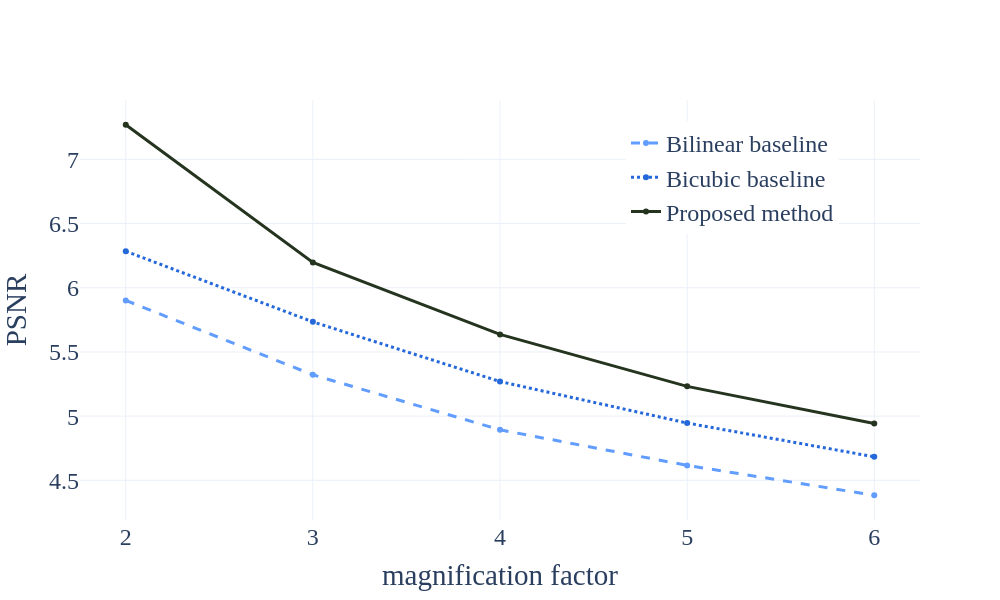

The notebook cell this image was saved under:
### Code cell
visualise_results(bilinear_psnr.detach().cpu().numpy(), 
                  bicubic_psnr.detach().cpu().numpy(), 
                  tuned_proposed_psnr, 
                  n_scenes = 400, 
                  domain_name = "East Antarctica")

### Figure 1 — Plotly figure (JSON) as saved in the notebook; plotly's stock layout.template omitted (floating-point values rounded to 4 significant figures)
{"data": [{"line": {"color": "#619cff", "dash": "dash", "width": 3}, "mode": "lines+markers", "name": "Bilinear baseline", "type": "scatter", "x": [2, 3, 4, 5, 6], "y": [5.901, 5.322, 4.893, 4.617, 4.384]}, {"line": {"color": "#2468da", "dash": "dot", "width": 3}, "mode": "lines+markers", "name": "Bicubic baseline", "type": "scatter", "x": [2, 3, 4, 5, 6], "y": [6.284, 5.734, 5.27, 4.946, 4.684]}, {"line": {"color": "#25341f", "width": 3}, "mode": "lines+markers", "name": "Proposed method", "type": "scatter", "x": [2, 3, 4, 5, 6], "y": [7.27, 6.197, 5.637, 5.232, 4.942]}], "layout": {"font": {"family": "Times New Roman", "size": 24}, "height": 600, "legend": {"x": 0.65, "y": 0.95}, "width": 1000, "xaxis": {"tickmode": "array", "ticktext": [2, 3, 4, 5, 6], "tickvals": [2, 3, 4, 5, 6], "title": {"text": "magnification factor"}}, "yaxis": {"title": {"text": "PSNR"}}}}
